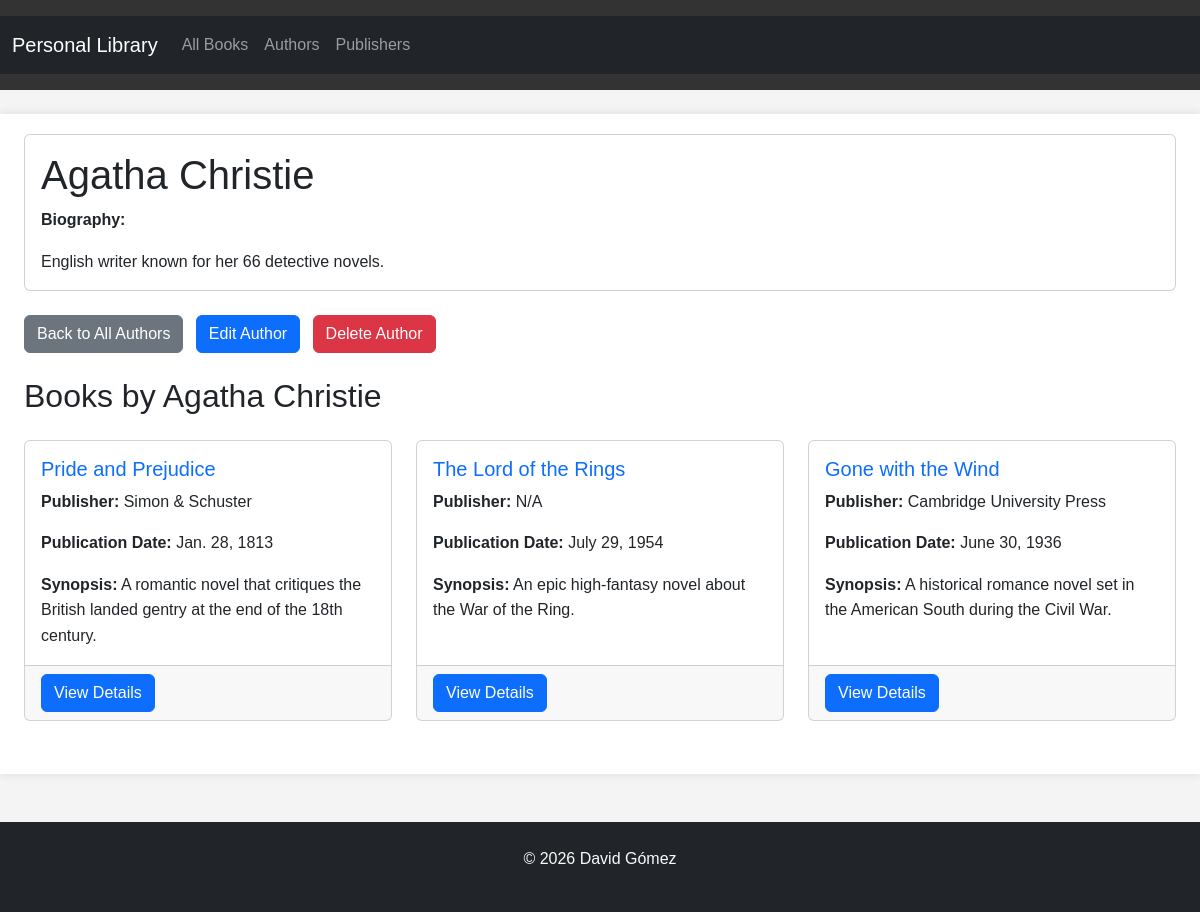
Page /authors/5/ on the committed database.
### core/models.py (models this page shows, shortened)
class Author(models.Model):
    name = models.CharField(max_length=200)
    biography = models.TextField(blank=True, null=True)

class Book(models.Model):
    title = models.CharField(max_length=200)
    author = models.ForeignKey(Author, on_delete=models.CASCADE)
    publisher = models.ForeignKey(Publisher, on_delete=models.SET_NULL, blank=True, null=True)
    synopsis = models.TextField()
    publication_date = models.DateField()
    cover_image = models.ImageField(upload_to='book_covers/', blank=True, null=True)

class Publisher(models.Model):
    name = models.CharField(max_length=200)
    country = models.CharField(max_length=100, blank=True, null=True)

### core/_views/authors.py (the view)
# urls.py: path("authors/<int:author_id>/", author_views.author_detail, name="author_detail"),
def author_detail(request, author_id):
    author = get_object_or_404(Author, id=author_id)
    context = {
        'author': author
    }
    return render(request, 'core/author_detail.html', context)

### core/templates/core/author_detail.html (shortened to what this page needs)
{% extends 'core/base.html' %}
{% block content %}
<div class="container">
    <div class="card mb-4">
        <div class="card-body">
            <h1 class="card-title">{{ author.name }}</h1>
            <p class="card-text"><strong>Biography:</strong></p>
            <p class="card-text">{{ author.biography|default:"No biography available" }}</p>
        </div>
    </div>
    <div class="author-actions mb-4">
        <a href="/authors/" class="btn btn-secondary me-2">Back to All Authors</a>
        <a href="/authors/edit/{{ author.id }}/" class="btn btn-primary me-2">Edit Author</a>
        <a href="#" onclick="deleteAuthor({{ author.id }}); return false;" class="btn btn-danger">Delete Author</a>
    </div>
    <div class="author-books">
        <h2 class="mb-4">Books by {{ author.name }}</h2>
        {% with author.book_set.all as books %}
            {% if books %}
                <div class="row">
                    {% for book in books %}
                        <div class="col-md-4 mb-4">
                            <div class="card h-100">
                                <div class="card-body">
                                    <h5 class="card-title">
                                        <a href="/books/{{ book.id }}/" class="text-decoration-none">{{ book.title }}</a>
                                    </h5>
                                    <p class="card-text"><strong>Publisher:</strong> {{ book.publisher.name|default:"N/A" }}</p>
                                    <p class="card-text"><strong>Publication Date:</strong> {{ book.publication_date }}</p>
                                    <p class="card-text"><strong>Synopsis:</strong> {{ book.synopsis|truncatewords:20 }}</p>
                                </div>
                                <div class="card-footer">
                                    <a href="/books/{{ book.id }}/" class="btn btn-primary">View Details</a>
                                </div>
                            </div>
                        </div>
                    {% endfor %}
                </div>
            {% else %}
                <div class="alert alert-info">
                    <p class="mb-0">No books by this author in the library yet.</p>
                </div>
            {% endif %}
        {% endwith %}
    </div>
</div>
{% endblock %}

### static/css/style.css (style rules this page uses)
body { font-family: Arial, sans-serif; margin: 0; padding: 0; line-height: 1.6; background-color: #f4f4f4; }
.container { max-width: 100%; }

### rows in the picture
Author: name "Agatha Christie", biography "English writer known for her 66 detective novels."
Book: title "Pride and Prejudice", publisher.name "Simon & Schuster", publication_date "Jan. 28, 1813", synopsis "A romantic novel that critiques the British landed gentry at the end of the 18th century."
Book: title "The Lord of the Rings", publisher.name "N/A", publication_date "July 29, 1954", synopsis "An epic high-fantasy novel about the War of the Ring."
Book: title "Gone with the Wind", publisher.name "Cambridge University Press", publication_date "June 30, 1936", synopsis "A historical romance novel set in the American South during the Civil War."
